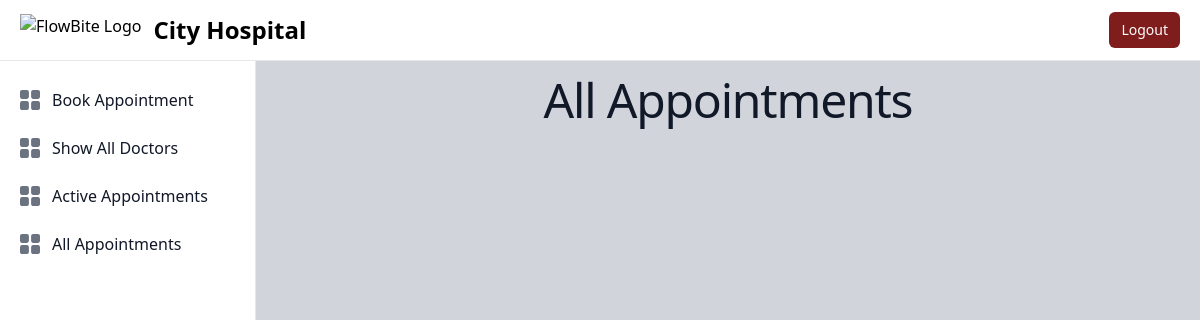
Page /all/ (signed in) on the earlier database version.
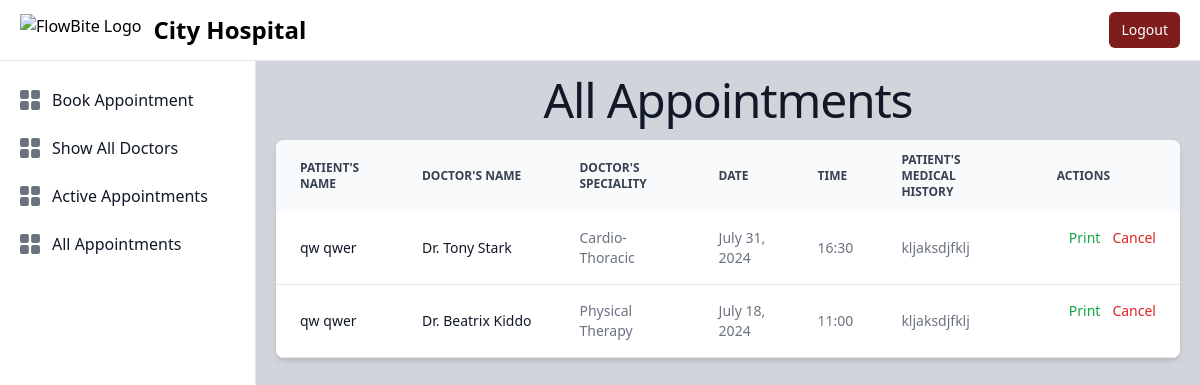
Same page on the later database version.
### Account/models.py (models this page shows, shortened)
class Appointment(models.Model):
    time_slot = [
        ("09:00", "09:00"),
        ("09:30", "09:30"),
        ("10:00", "10:00"),
        ("10:30", "10:30"),
        ("11:00", "11:00"),
        ("11:30", "11:30"),
        ("12:00", "12:00"),
        ("12:30", "12:30"),
        ("14:00", "14:00"),
        ("14:30", "14:30"),
        ("15:00", "15:00"),
        ("15:30", "15:30"),
        ("16:00", "16:00"),
        ("16:30", "16:30"),
        ("17:00", "17:00"),
        ("17:30", "17:30"),
    ]
    patient = models.ForeignKey(
        Patient, on_delete=models.CASCADE, related_name="patient", null=True
    )
    doctor = models.ForeignKey(
        Doctor, on_delete=models.CASCADE, related_name="doctor", null=True
    )
    date = models.DateField()
    time = models.CharField(max_length=10, choices=time_slot)
    appointment_desc = models.CharField(max_length=100, unique=True)

class Patient(models.Model):
    user = models.OneToOneField(
        User,
        on_delete=models.CASCADE,
        to_field="username",
    )
    gender = models.CharField(
        max_length=10,
        choices=(("Male", "Male"), ("Female", "Female"), ("Other", "Other")),
    )
    age = models.IntegerField()
    contact_no = models.IntegerField()
    address = models.CharField(max_length=100)
    medical_history = models.CharField(max_length=100)

class User(AbstractUser):
    user_role = [
        ("Patient", "patient"),
        ("Doctor", "doctor"),
    ]
    user_role = models.CharField(max_length=10, choices=user_role)

class Doctor(models.Model):
    user = models.OneToOneField(
        User,
        on_delete=models.CASCADE,
        to_field="username",
    )
    gender = models.CharField(
        max_length=10,
        choices=(("Male", "Male"), ("Female", "Female"), ("Other", "Other")),
    )
    specialization = models.CharField(max_length=100)
    age = models.IntegerField()
    contact_no = models.IntegerField()
    experience = models.IntegerField(default=10)

### Account/views.py (the view)
# urls.py: path("all/", views.patient_all_appointment, name="patient_all_appointment"),
@login_required(login_url="login")
def patient_all_appointment(request):
    patient = Patient.objects.filter(user=request.user).get()
    appointment = (
        Appointment.objects.filter(patient=patient).order_by("-date", "time").all()
    )
    return render(
        request,
        "dashboard/patient_view/manage_app.html",
        {"appointments": appointment, "patient": patient, "type": "All"},
    )

### templates/dashboard/patient_view/manage_app.html (shortened to what this page needs)
{% extends "dashboard/patient_view/layout.html" %} {% block content %}
<div class="sm:ml-64">
    <div class="p-5 rounded-lg dark:border-gray-700 mt-14 dark:bg-grey-900">
        <h2
        class="mb-4 text-4xl leading-none tracking-tight text-gray-900 md:text-5xl lg:text-5xl text-center dark:text-black">
            {{type}} Appointments
        </h2>
        {% if appointments %}
        <div class="relative overflow-x-auto shadow-md sm:rounded-lg">
            <table class="w-full text-sm text-left rtl:text-right text-gray-500 dark:text-gray-400">
                <thead class="text-xs text-gray-700 uppercase bg-gray-50 dark:bg-gray-700 dark:text-gray-400">
                    <tr>
                        <th scope="col" class="px-6 py-3">Patient's Name</th>
                        <th scope="col" class="px-6 py-3">Doctor's Name</th>
                        <th scope="col" class="px-6 py-3">Doctor's Speciality</th>
                        <th scope="col" class="px-6 py-3">Date</th>
                        <th scope="col" class="px-6 py-3">Time</th>
                        <th scope="col" class="px-6 py-3">Patient's Medical History</th>
                        <th scope="col" class="px-6 py-3">Actions</th>
                    </tr>
                </thead>
                <tbody>
                {% for appointment in appointments %}
                    <tr
                        class="bg-white border-b dark:bg-gray-800 dark:border-gray-700 hover:bg-gray-50 dark:hover:bg-gray-600">
                        <th scope="row" class="px-6 py-4 font-medium text-gray-900 whitespace-nowrap dark:text-white">
                            {{appointment.patient.user.first_name}} {{appointment.patient.user.last_name}}
                        </th>
                        <td class="px-6 py-4 px-6 py-4 font-medium text-gray-900 whitespace-nowrap dark:text-white">Dr. {{ appointment.doctor.user.first_name }} {{ appointment.doctor.user.last_name }}</td>
                        <td class="px-6 py-4">{{ appointment.doctor.specialization }}</td>
                        <td class="px-6 py-4">{{ appointment.date }}</td>
                        <td class="px-6 py-4">{{ appointment.time }}</td>
                        <td class="px-6 py-4">{{ appointment.patient.medical_history }}</td>
                        <td class="flex items-center px-6 py-4">
                            <a href="/print/{{appointment.id}}" target="_blank"
                                class="font-medium text-green-600 dark:text-green-500 hover:underline ms-3">Print</a>
                            <a href="/delete/{{appointment.id}}"
                                class="font-medium text-red-600 dark:text-red-500 hover:underline ms-3" onclick="return confirm('Are you sure you want to Cancel this appointment?')">Cancel</a>
                        </td>
                    </tr>
                    {% endfor %}
                </tbody>
            </table>
        </div>
        {% endif %}
    </div>
</div>
{% endblock content %}

### templates/dashboard/patient_view/layout.html (shortened to what this page needs)
{% extends "dashboard/layout.html" %} {% block aside %}
<aside
  id="logo-sidebar"
  class="fixed top-0 left-0 z-40 w-64 h-screen pt-20 transition-transform -translate-x-full bg-white border-r border-gray-200 sm:translate-x-0 dark:bg-gray-800 dark:border-gray-700"
  aria-label="Sidebar"
>
  <div class="h-full px-3 pb-4 overflow-y-auto bg-white dark:bg-gray-800">
    <ul class="space-y-2 font-medium">
      <li>
        <a
          href="/dashboard"
          class="flex items-center p-2 text-gray-900 rounded-lg dark:text-white hover:bg-gray-100 dark:hover:bg-gray-700 group"
        >
          <span class="flex-1 ms-3 whitespace-nowrap">Book Appointment</span>
        </a>
      </li>
      <li>
        <a
          href="/showdoctor"
          class="flex items-center p-2 text-gray-900 rounded-lg dark:text-white hover:bg-gray-100 dark:hover:bg-gray-700 group"
        >
          <span class="flex-1 ms-3 whitespace-nowrap">Show All Doctors </span>
        </a>
      </li>
      <li>
        <a
          href="/active"
          class="flex items-center p-2 text-gray-900 rounded-lg dark:text-white hover:bg-gray-100 dark:hover:bg-gray-700 group"
        >
          <span class="flex-1 ms-3 whitespace-nowrap">Active Appointments</span>
        </a>
      </li>
      <li>
        <a
          href="/all"
          class="flex items-center p-2 text-gray-900 rounded-lg dark:text-white hover:bg-gray-100 dark:hover:bg-gray-700 group"
        >
          <span class="flex-1 ms-3 whitespace-nowrap">All Appointments</span>
        </a>
      </li>
    </ul>
  </div>
</aside>
{% block content %} {% endblock content %} {% endblock aside %}

### templates/dashboard/layout.html (shortened to what this page needs)
{% load static %}
<!DOCTYPE html>
<html lang="en">
  <head>
    <script src="https://cdn.tailwindcss.com"></script>
    <link rel="stylesheet" href="https://rsms.me/inter/inter.css" />
    <link
      href="https://cdnjs.cloudflare.com/ajax/libs/flowbite/2.3.0/flowbite.min.css"
      rel="stylesheet"
    />
  </head>
  <body class="bg-gray-300">
    <nav
      class="fixed top-0 z-50 w-full bg-white border-b border-gray-200 dark:bg-gray-800 dark:border-gray-700"
    >
      <div class="px-3 py-3 lg:px-5 lg:pl-3">
        <div class="flex items-center justify-between">
          <div class="flex items-center justify-start rtl:justify-end">
            <a
              href="{% if user.user_role == 'Doctor' %}/doctor/active{% else %}/dashboard{% endif %}"
              class="flex ms-2 md:me-24"
            >
              <img
                src="https://cdn2.iconfinder.com/data/icons/public-services-filledoutline/64/HOSPITAL-health_clinic-urban-buildings-medical-512.png"
                class="h-8 me-3"
                alt="FlowBite Logo"
              />
              <span
                class="self-center text-xl font-semibold sm:text-2xl whitespace-nowrap dark:text-white"
                >City Hospital</span
              >
            </a>
          </div>
          <div class="flex items-center">
            <div class="flex items-center ms-3">
              <div>
                <button
                  type="button"
                  class="relative flex rounded-md bg-red-900 text-white text-sm hover:bg-white-700 hover:text-red"
                >
                  <a
                    href="/logout"
                    class="rounded-md px-3 py-2 text-sm font-medium text-white-900 hover:bg-gray-300 hover:text-red-900"
                    >Logout</a
                  >
                </button>
              </div>
            </div>
          </div>
        </div>
      </div>
    </nav>
    {% block aside %} {% endblock aside %}
  </body>
</html>

Differences in the rows shown:
added Appointment: patient.user.first_name "qw", patient.user.last_name "qwer", doctor.user.first_name "Tony", doctor.user.last_name "Stark", doctor.specialization "Cardio-Thoracic", date "July 31, 2024", time "16:30", patient.medical_history "kljaksdjfklj"
added Appointment: patient.user.first_name "qw", patient.user.last_name "qwer", doctor.user.first_name "Beatrix", doctor.user.last_name "Kiddo", doctor.specialization "Physical Therapy", date "July 18, 2024", time "11:00", patient.medical_history "kljaksdjfklj"
Other differences:
text now shown: "PATIENT'S NAME DOCTOR'S NAME DOCTOR'S SPECIALITY DATE TIME PATIENT'S MEDICAL HISTORY ACTIONS"
